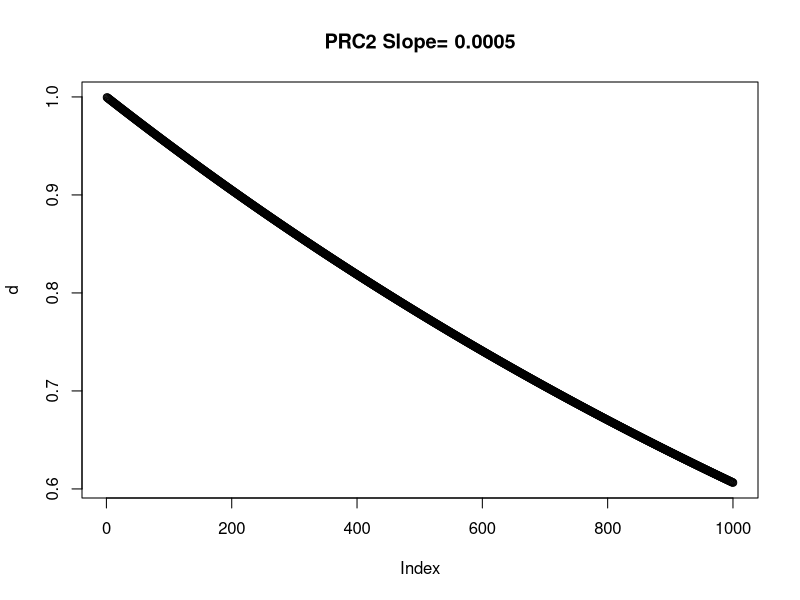
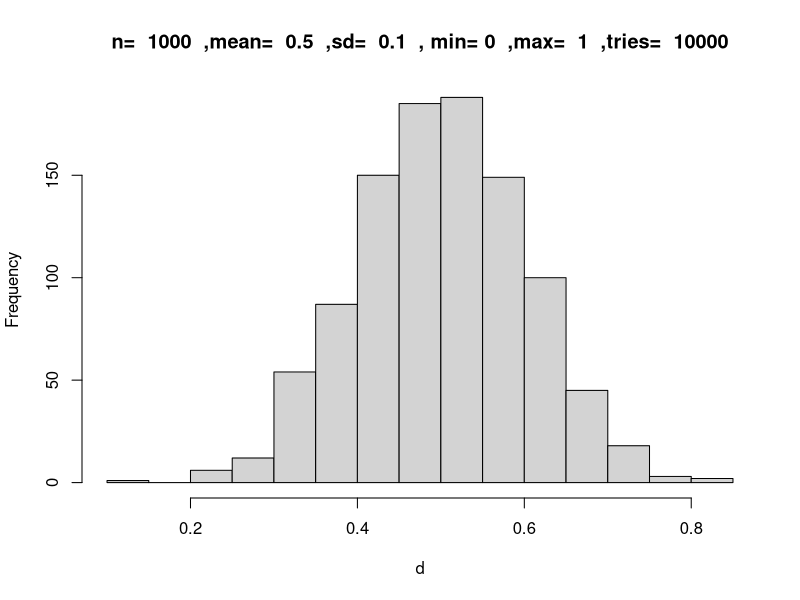
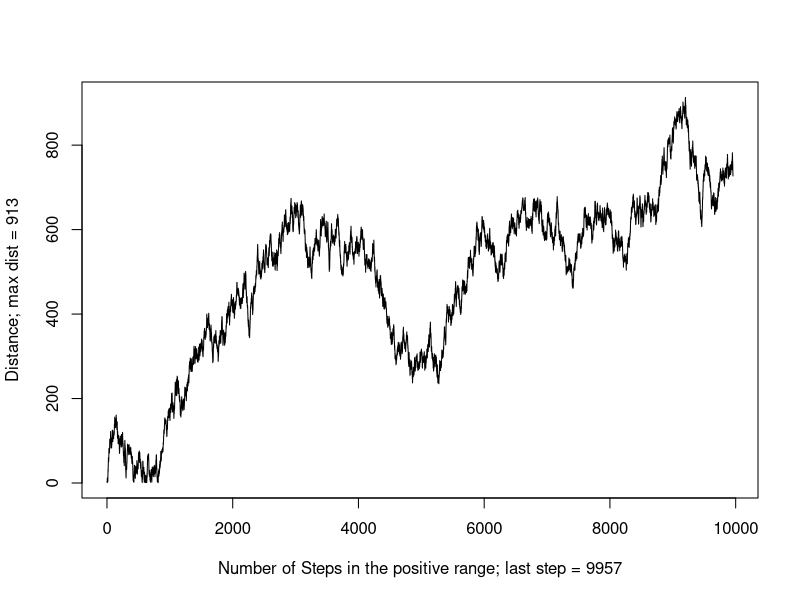

These figures' R source, in order: (Note: a time limit stopped this script after it produced the figures.)
#### 1- Preparing Simulation ####
rm(list=ls())
par(mfrow=c(1,1))

# this_version = a prefix to the results' directory which contains information on the parameters and a version name. Just to keep tracks of versions.
this_version="A6.1-Constant-prc2location-H3.3-Only-in-OpenChr-Prob-K27M"

# homdir= any directory on your computer where you want to store the simulation results and plots, please make sure you have permission to write
homedir="~/Desktop/Desktop_June_2018/Histone_Mark_Simulation/Constant_clock/"

# Please do not change this, this is to avoid the scietific connotation in the results
options(scipen=999)

#### 2- Defining parameters ####
# Length of the chromatin (i.e. number of uncleosomes)
chromlength=1000

# For the purpose of plotting
snapshot_interval=100


# Population size (number of chromatins)
populationSize=100

# Keeping record of populations' different marks throughout the life-time.
# This is a list that at each timer tick, a dataframe will be added to. These data frames contain the summation of the entire populations' 4 marks.
# This list will be used for plotting the average values of the entire population for chromosome plots at each interval (set by user) and the average plots for 4 different marks
# as well as where the simulation should stop based on the variance changes in the average values between consecutive timer ticks
population_history<-list()

# Maximum number of cycles (maximum) before the simulation stops. This will reach only if we don't get to a steady state before
life=10000
var_threshold=0.00001

# Transition probabilities, the first number is the current state the second number os the next state, e.g. Tp01 means the probability of transitioning from K27me0 to K27me1 and so on.
# Note that adding me to higher methylation states is apparently harder thus the diffrence
Tp00=0.08
Tp01=0.92
Tp02=0
Tp03=0

Tp11=0.15
Tp12=0.85
Tp13=0

Tp22=0.44
Tp23=0.56

# The probability of mitosis happening at any move of PRC2
mitosis_prob=0.00008

# Distribution of the genes, and other mark domains. It can be a list of several domains. Be careful with overlaps and going over the chromosome length
genic_structure=list(c(981,1000))
expression_structure=list(c(981:1000))
openchromatin=list(c(0:99),c(400:499))
k36me2_structure=list(c(981,1000))
k36me3_structure=list(c(981,1000))

# 5% of the genome but mostly found in expressed genes (open chromatin regions)
K27Mprobability=0.5

# likelihood of H3.3 to appear on a nucleosome in open chromatin
h33probInOpenChr=0.8

#Length of open chromatin
openChrlength=sum(sapply(openchromatin, length))

# Probability of H3 outside of oepn chromatin
h33probInChr=(openChrlength-(openChrlength*h33probInOpenChr))/(chromlength-openChrlength)

# The value below shows how long K27M in scale of timer ticks prc2location will stall the PRC2. In other words, if the probability of mitosis is 1/1000 and the value below is 1/10, that means K27M will stall PRC2 100 times more than its regular speed which is 1000 rounds per mitosis.
stallingforK27M=50

# How much K36me2 affects the deposition of K27me3 (zero= completely prevents it, 1= not affecting at all) This value will be multiplied by the probability of the deposition, thus closer to 0 means lowering the probability more.
k36me2Effect=0.1

# How much K36me3 affects the deposition of K27me3 (zero= completely prevents it, 1= not affecting at all) This value will be multiplied by the probability of the deposition, thus closer to 0 means lowering the probability more.
k36me3Effect=0

# Peakiness of K36me2 and K36me3 [0,0.1] (0 is a uniform block, 0.1 is a very sharp peak)
K36_slope=0.0005

# Slope of PRC2 falling off [0,0.1] (0 is a non-falling off, 0.1 is a very sharp slope)
prc2_slop=0.0005

# This factor indicates how big the previous nucleosome's status affects the deposition of K27me3. i.e. 2 means it makes it twice as likely, 10 means times likely etc.
neighborK27me3bonus=10

# Set this to zero if you want to avoid random walk movement for PRC2 and 1 if you want the random walk as the prc2 movement model with the parameters set below
randomwk=0

# If the random walk model is set, this value sets the maximum number of steps for PRC2 before it falls off the chromatin
maximumsteps=10000

# The maximum size of each step in random walk model
stepsize=10





# Creating a directory to save the plots
#newdir=paste(homedir,this_version,"-",gsub(":","_",gsub(" ","-",date())),"-","chrmlngth_",chromlength,"-pop_",populationSize,"-add01-12-23_0213-",Tp01,"-",Tp12,"-",Tp23,"-",Tp02,"-mitosis_prob_",mitosis_prob,"_Randomwalk_",randomwk,"_neighbor_",neighborK27me3bonus,"x","/",sep = "")
#system(paste("mkdir -p ",newdir,sep = ""))
#system(paste("mkdir -p ",newdir,"cell1/",sep = ""))
#setwd(newdir)





#### Defining the probability of PRC2 falling off chromatin based on nucleosomeNumber and length of the chromosome
slope <- function(current_position,slope_factor)
{
  # this changed: prc2hl()--> slope()
  hl<-(1-slope_factor)^current_position
  return(hl)
}




#### Testing PRC2 half life slope
# Testin prc2hl
d<-c()
for (z in 1:1000)
{
  d<-c(d,slope(z, prc2_slop))
}
plot(d, main = paste("PRC2 Slope= ",prc2_slop,sep = ""))


#### Defining normal distribution with min and max and mean and sd
mysamp <- function(n, m, s, lwr, upr, nnorm) {
  samp <- rnorm(nnorm, m, s)
  samp <- samp[samp >= lwr & samp <= upr]
  if (length(samp) >= n) {
    return(sample(samp, n))
  }  
  stop(simpleError("Not enough values to sample from. Try increasing nnorm."))
}





#### Testing Normal distribution shape
##### Drawing a normal distribution with n values, standard deviation of sd with predefined minimum, maximum and average values from a pool of nnorm values.
# Testin prc2hl
d<-c()
n=1000
m=0.5
s=0.1
lwr=0
upr=1
nnorm=10000
d<-mysamp(n,m,s,lwr,upr,nnorm)
hist(d, main = paste("n= ",n," ,mean= ",m," ,sd= ",s, " , min=",lwr," ,max= ",upr," ,tries= ",nnorm))




#### 3- Instructions for creating chromatin zero (with predefined Size and all the marks and structures set to 0) ####
createNakedChromatin <- function(chromSize)
{
  chromatin<-data.frame(integer(chromSize),integer(chromSize),integer(chromSize),integer(chromSize),integer(chromSize),integer(chromSize),integer(chromSize),integer(chromSize),integer(chromSize),integer(chromSize),integer(chromSize),integer(chromSize),double(chromSize))
  colnames(chromatin)<-c("N","S","me0","me1","me2","me3","K36me2","K36me3","genic","expression","h33","K27M","prc2_falling_chance")
  for (s in 1:chromSize)
  {
    chromatin$N[s]=s
    chromatin$S[s]=0
    chromatin$me0[s]=1
    chromatin$me1[s]=0
    chromatin$me2[s]=0
    chromatin$me3[s]=0
    chromatin$K36me2[s]=0
    chromatin$K36me3[s]=0
    chromatin$genic[s]=0
    chromatin$expression[s]=0
    chromatin$h33[s]=0
    chromatin$K27M=0
    chromatin$prc2_falling_chance=0
  }
  results<-list("add1"=0,"add2"=0,"add3"=0,"add0"=0,"rando"=0,"prc2_attached"=1,"chr"=chromatin)
  return(results)
}


#### 4- Functions for modifying chromatin zero ####

## 4-1: Adding genic structure
depositgene<-function(chrom,genic_structure)
{
  for (k in genic_structure)
  {
    start=k[1]
    end=k[length(genic_structure[k])]
    for (q in start:end)
    {
      chrom$genic[q]=1
    }
  }
  return(chrom)
}


## 4-2: Adding uniform expression
depositexpression<-function(chrom,expression_structure)
{
  for (k in expression_structure)
  {
    start=k[1]
    end=k[length(expression_structure[k])]
    for (q in start:end)
    {
      chrom$expression[q]=1
    }
  }
  return(chrom)
}


#### 4-3: Adding K36me2 and K36me3

### First, defining the type of peak (how sharp or flat)
shapeOfK36mark<-function(start,end,K36_slope)
{
  d1<-c()
  k36memarklength=(end-start)/2
  K36peakiness = K36_slope
  for (i in 1:k36memarklength)
  {
    d1<-c(d1,slope(i, K36peakiness))
  }
  d2<-rev(d1)
  d<-c(d2,d1)
  return(d)
}



### 4-4: depositing k36me2 mark based on the peak model
depositk36me2<-function(chrom,k36me2_structure)
{
  for (k in k36me2_structure)
  {
    start=k[1]
    end=k[length(k36me2_structure[k])]
    i=1
    for (q in start:end)
    {
      if (!is.na(shapeOfK36mark(start,end,K36_slope)[i]) && shapeOfK36mark(start,end,K36_slope)[i] > runif(n=1,min=0,max=1))
      {
        chrom$K36me2[q]=1
      } else { chrom$K36me2[q]=0 }
      i=i+1
    }
  }
  chrom$K36me2[is.na(chrom$K36me2)] <- 0
  return(chrom)
}


### 4-5: depositing k36me3 mark based on the peak model
depositk36me3<-function(chrom,k36me_structure)
{
  for (k in k36me3_structure)
  {
    start=k[1]
    end=k[length(k36me3_structure[k])]
    i=1
    for (q in start:end)
    {
      if (!is.na(shapeOfK36mark(start,end,K36_slope)[i]) && shapeOfK36mark(start,end,K36_slope)[i] > runif(n=1,min=0,max=1))
      {
        chrom$K36me3[q]=1
      } else { chrom$K36me3[q]=0 }
      i=i+1
    }
  }
  chrom$K36me3[is.na(chrom$K36me3)] <- 0
  return(chrom)
}


####4-6-0: Distribution of H3.3 in Open chromatin
## around 10% of the nucleosomes have H3.3 which are the histones that get mutated (with ~50% likelihood)
## These histones are mainly concentrated in open chromatin (likelihoods can change). 
## Thiss function defines the distribution of H3.3 (in open chromatin as long as rest of the genome with lower likelihood)



addH33 <- function(chrom,openchromatin,h33probInChr,h33probInOpenChr)
{
  for (k in 1:nrow(chrom))
  {
    j=0
    for (i in 1:length(openchromatin))
    { 
      if (k %in% openchromatin[[i]])
      {
      j=1
      } 
    }
    
    if(j==1)
    {
    
      if (runif(n=1,min = 0,max=1) <= h33probInOpenChr)
      {
      chrom$h33[k]=1
      }
    }
    else if(j==0)
    {
    if (runif(n=1,min = 0,max=1) <= h33probInChr)
      {
      chrom$h33[k]=1
      }
    }
  }
return(chrom)
}


#### 4-6: Adding K27M mutation
## below is the changed version based on the presence of H3.3 only in open chromatin i.e. expression_structure
## around 10% of H3s are H3.3 and around half of them are mutated
addk27m <- function(chrom)
{
  for (k in 1:nrow(chrom))
  {
    check=runif(n=1,min = 0,max=1)
    if (check < K27Mprobability && chrom$h33[k]==1)
    {
      chrom$K27M[k]=1
    }
  }
  return(chrom)
}

#### 4-7: PRC2 random-walking on the chromatin
randomwalkme<-function(chromlength,maxstepsize,maxsteps)
{
  d<-c()
  distance=0
  chromlength=chromlength
  i=1
  while(abs(distance) <= chromlength && i < maxsteps){
    right=round(runif(n=1,min=1,max=maxstepsize),digits = 0)
    left=round(runif(n=1,min=-1*(maxstepsize),max=-1),digits = 0)
    distance=distance+sample(x = c(left,right),size = 1,replace = T,prob = c(0.5,0.5))
    if (distance < 0)
    {
      distance=0
    }
    d<-c(d,distance)
    i=i+1
  }
  d<-subset(d,d[]>0 & d[] <=chromlength)
  if(length(d)<1) {d=1}
  return(d)
}

##### Testing Randomwalk function
test<-randomwalkme(1000,10,10000)
plot(test,type="l",ylab = paste("Distance; max dist = ",max(test),sep=""),xlab = paste("Number of Steps in the positive range; last step = ",length(test),sep=""))



## If randomwalk is chosen for PRC2 move, the "PRC2moveVector" variable which is an vector made of randomwalked variables will be the order of PRC2 moves, otherwise, if randomwalk is set to zero, it'll be a vector of 0 to size of the chromatin.
if (randomwk==0)
{
  PRC2moveVector=c(1:chromlength)
} else 
{
  PRC2moveVector=randomwalkme(chromlength,stepsize,maximumsteps)
}


#### Creating chromatin zero
chromatin<-createNakedChromatin(chromlength)
### Preparing the naked chromosome for K27me1,2,3 simulation by deposition of predefined K36me2,3 marks as well as defining genic regions, K27M mutation in open chromatin, and expression in different regions

chromatin[["chr"]]<-depositgene(chromatin[["chr"]],genic_structure)
chromatin[["chr"]]<-depositexpression(chromatin[["chr"]],expression_structure)
chromatin[["chr"]]<-depositk36me2(chromatin[["chr"]],k36me2_structure)
chromatin[["chr"]]<-depositk36me3(chromatin[["chr"]],k36me3_structure)



#### 4-8: Defining mitosis function
mitosis <- function (chromatin){
  for (i in 1:nrow(chromatin)) 
  {
    check=runif(n=1,min = 0,max=1)
    if (check > 0.5)
    {
      chromatin$S[i]=0
      chromatin$me0[i]=1
      chromatin$me1[i]=0
      chromatin$me2[i]=0
      chromatin$me3[i]=0
    }
  }
  return (chromatin)
}
# Testing mitosis
# test<-chromatin[["chr"]]
# test$S=1
# test$me1=1
# test$me0=0
# test2<-mitosis(test)
# View(test)
# View(test2)
# 



#### 4-9: Depositing K27 me marks on each nucleosome
deposit<-function(chromatin,nucleosomeNumber)
{
  
  #choosing a random number between 0 and 1 for testing with the probability of each scenario
  rando=runif(n=1,min=0,max=1)  
  
  
  #When PRC2 makes it to each nucleosome, checks the current state (S). If the current state shows no K27me (1,2, or 3)   
  if (chromatin[["chr"]]$S[nucleosomeNumber] == 0)
  {
    #If the random generate number falls between zero and Tp00 (times the chance of falling off) nothing changes
    if (rando < Tp00)
    {
      chromatin[["chr"]]$S[nucleosomeNumber]=0
      chromatin[["chr"]]$me0[nucleosomeNumber]=1
      chromatin[["chr"]]$me1[nucleosomeNumber]=0
      chromatin[["chr"]]$me2[nucleosomeNumber]=0
      chromatin[["chr"]]$me3[nucleosomeNumber]=0
    } 
    # If it falls between zero and Tp01(*fall off chance), changes the S from 0 to 1
    else if(rando < Tp01) {
      chromatin[["chr"]]$S[nucleosomeNumber]=1
      chromatin[["chr"]]$me0[nucleosomeNumber]=0
      chromatin[["chr"]]$me1[nucleosomeNumber]=1
      chromatin[["chr"]]$me2[nucleosomeNumber]=0
      chromatin[["chr"]]$me3[nucleosomeNumber]=0
    } 
    # If it falls between zero and Tp02(*fall off chance), changes the S from 0 to 2
    else  if(rando < Tp02) {
      chromatin[["chr"]]$S[nucleosomeNumber]=2
      chromatin[["chr"]]$me0[nucleosomeNumber]=0
      chromatin[["chr"]]$me1[nucleosomeNumber]=0
      chromatin[["chr"]]$me2[nucleosomeNumber]=1
      chromatin[["chr"]]$me3[nucleosomeNumber]=0
    } 
    # If it falls between zero and Tp03(*fall off chance), changes the S from 0 to 3
    else  if(rando < Tp03) {
      chromatin[["chr"]]$S[nucleosomeNumber]=3
      chromatin[["chr"]]$me0[nucleosomeNumber]=0
      chromatin[["chr"]]$me1[nucleosomeNumber]=0
      chromatin[["chr"]]$me2[nucleosomeNumber]=0
      chromatin[["chr"]]$me3[nucleosomeNumber]=1
    }
  }
  ## Same story as above if the current state is 1
  else if (chromatin[["chr"]]$S[nucleosomeNumber] == 1)  {
    if(rando < Tp11)
    {
      chromatin[["chr"]]$S[nucleosomeNumber]=1
      chromatin[["chr"]]$me0[nucleosomeNumber]=0
      chromatin[["chr"]]$me1[nucleosomeNumber]=1
      chromatin[["chr"]]$me2[nucleosomeNumber]=0
      chromatin[["chr"]]$me3[nucleosomeNumber]=0
    } else if(rando < Tp12) {
      chromatin[["chr"]]$S[nucleosomeNumber]=2
      chromatin[["chr"]]$me0[nucleosomeNumber]=0
      chromatin[["chr"]]$me1[nucleosomeNumber]=0
      chromatin[["chr"]]$me2[nucleosomeNumber]=1
      chromatin[["chr"]]$me3[nucleosomeNumber]=0
    } else  if(rando < Tp13) {
      chromatin[["chr"]]$S[nucleosomeNumber]=3
      chromatin[["chr"]]$me0[nucleosomeNumber]=0
      chromatin[["chr"]]$me1[nucleosomeNumber]=0
      chromatin[["chr"]]$me2[nucleosomeNumber]=0
      chromatin[["chr"]]$me3[nucleosomeNumber]=1
    } 
  } 
  ## Same story as above if the current state is 2, except here we have the bonus for the previous nucleosome having K27me3 mark
  else if (chromatin[["chr"]]$S[nucleosomeNumber] == 2)  {
    if(rando < Tp22)
    {
      chromatin[["chr"]]$S[nucleosomeNumber]=2
      chromatin[["chr"]]$me0[nucleosomeNumber]=0
      chromatin[["chr"]]$me1[nucleosomeNumber]=0
      chromatin[["chr"]]$me2[nucleosomeNumber]=1
      chromatin[["chr"]]$me3[nucleosomeNumber]=0
    } else if(rando < Tp23)  {
      chromatin[["chr"]]$S[nucleosomeNumber]=3
      chromatin[["chr"]]$me0[nucleosomeNumber]=0
      chromatin[["chr"]]$me1[nucleosomeNumber]=0
      chromatin[["chr"]]$me2[nucleosomeNumber]=0
      chromatin[["chr"]]$me3[nucleosomeNumber]=1
    }
  }
  #  print (paste("rando: ",rando,sep=""))
  return(chromatin)
}




## Creating the initial population 
population<-list()
#currentpop<-list()  
currentpop<-list("prc2location"=1,"chr"=createNakedChromatin(chromlength)[["chr"]])  
currentpop[["chr"]]$me0=0


me0avg<-c()
me1avg<-c()
me2avg<-c()
me3avg<-c()
k36me2avg<-c()
k36me3avg<-c()
k27mavg<-c()


# Deciding where the K27M mutated nucleosomes will appear on the chromatin
thispopulationk27mdistribution<-chromatin[["chr"]]$K27M


#### 5- RUNNING POPULATION SIMULATION  ####
# Setting up the population abd the simulation parameters

stall=0
prc2location=1
timer=1
mitosis_count=0
prc2_round_counter=0

#### Create the naked chromatin for the population simulation
for (p in 1:populationSize)
{
  population[[p]]<-createNakedChromatin(chromlength)
  population[[p]][["chr"]]<-depositk36me2(population[[p]][["chr"]],k36me2_structure)
  population[[p]][["chr"]]<-depositk36me3(population[[p]][["chr"]],k36me3_structure)
  population[[p]][["chr"]]<-depositgene(population[[p]][["chr"]],genic_structure)
  population[[p]][["chr"]]<-depositexpression(population[[p]][["chr"]],expression_structure)
  population[[p]][["chr"]]<-addH33(population[[p]][["chr"]],openchromatin,h33probInChr,h33probInOpenChr)
  population[[p]][["chr"]]<-addk27m(population[[p]][["chr"]])
  
}  

## Testing the distribution of H3.3 and K27M
populationTotal<-data.frame(integer(chromlength),integer(chromlength))
colnames(populationTotal)<-c("h33","k27m")
for (i in 1:populationSize)
{
  populationTotal$h33<-populationTotal$h33+population[[i]][["chr"]]$h33
  populationTotal$k27m<-populationTotal$k27m+population[[i]][["chr"]]$K27M
}
## End of test


## Initializing the plotting events
population_Marks_sum<-data.frame(me0=integer(chromlength),me1=integer(chromlength),me2=integer(chromlength),me3=integer(chromlength))
population_Marks_sum$me0=0
population_Marks_sum$me1=0
population_Marks_sum$me2=0
population_Marks_sum$me3=0


average_values0<-c()
average_values1<-c()
average_values2<-c()
average_values3<-c()



#@@@@@@@@@@@@@@@@@@@@@@@@@@@@@@@@@@@@@@@@@@@@@@@@@@@@@@@@@@@@@@@@@@@@@@@@@@@  
# Begginning of timer's life
prc2pathindex=1
breaking=0
while (timer)
{
  
  if(prc2location%%1000==0 || prc2location==1){print (paste("Timer: ",timer," > prc2location: ",prc2location,sep = ""))}
  
  ### Check if the prc2 has reached the end of chromosome and if so, reset it to first nucleosome  
  if ((prc2location-1) %% chromlength == 0) 
  {
    if(randomwk==1){
      prc2path<-randomwalkme(chromlength,stepsize,life)
    } else if (randomwk==0) {prc2path<-c(1:chromlength)}
    
    prc2pathindex=1
    prc2location=1
    prc2_round_counter=prc2_round_counter+1
    
  }
  
  ### Checking out if PRC2 is still attached
  
  
  #### If the simulation has been going on for at least one round of time, then start the deposition
  if (prc2location > 0 && timer > 0) ### Start of the actual deposition 
  {
    prc2_threshold<-slope((prc2location),prc2_slop)
    
    for (p in 1:populationSize) ## We go position by position across all individuals in the population
    {
      if(population[[p]][["chr"]]$prc2_falling_chance[prc2location] <= prc2_threshold || prc2location==1)
      {
        population[[p]]$prc2_attached=1
      }
      else {
        population[[p]]$prc2_attached=0
        population[[p]][["chr"]]$prc2_falling_chance[prc2location]=1
      }
      
      ####### Now if PRC2 is attached:
      if (population[[p]]$prc2_attached==1)
      {
        population[[p]]<-deposit(population[[p]],prc2location)
        population[[p]][["chr"]]$prc2_falling_chance[prc2location] <- runif(1,min = 0,max=1)
      }
      mitosis_chance=runif(n=1,min=0,max=1)
      if (mitosis_chance < mitosis_prob )
      {
        population[[p]][["chr"]]<-mitosis(population[[p]][["chr"]])
        mitosis_count=mitosis_count+1
        mitosis_chance=0
        print(paste("individual: ",p," > timer: ",timer," > prc2 round: ",prc2_round_counter,sep=""))
      }
      if(prc2location%%snapshot_interval==0 || timer==1)
      {      
        population_Marks_sum$me0<-population_Marks_sum$me0+population[[p]][["chr"]]$me0
        population_Marks_sum$me1<-population_Marks_sum$me1+population[[p]][["chr"]]$me1
        population_Marks_sum$me2<-population_Marks_sum$me2+population[[p]][["chr"]]$me2
        population_Marks_sum$me3<-population_Marks_sum$me3+population[[p]][["chr"]]$me3
        if(p==populationSize)
        {
          print (paste("prc2location=",prc2location,"~",chromlength," > p=",p,"~",populationSize))
          average_values0<-c(average_values0,sum(population_Marks_sum$me0)/(populationSize*chromlength))
          average_values1<-c(average_values1,sum(population_Marks_sum$me1)/(populationSize*chromlength))
          average_values2<-c(average_values2,sum(population_Marks_sum$me2)/(populationSize*chromlength))
          average_values3<-c(average_values3,sum(population_Marks_sum$me3)/(populationSize*chromlength))
          population_Marks_sum$me0=0
          population_Marks_sum$me1=0
          population_Marks_sum$me2=0
          population_Marks_sum$me3=0
          
          # Check if K27me3 has reached plateau (variance of the last 5 average values < 0.001)
          if(length(average_values3) > 5)
          {
            var3<-var(average_values3[(length(average_values3)-5):length(average_values3)])
            var2<-var(average_values2[(length(average_values2)-5):length(average_values2)])
            var1<-var(average_values1[(length(average_values1)-5):length(average_values1)])
            var0<-var(average_values0[(length(average_values0)-5):length(average_values0)])
            
            if((var3 < var_threshold && var2 < var_threshold && var1 < var_threshold && var0 < var_threshold) || timer==life)
            {
              #print (paste("breaking time:",timer,sep=""))
              breaking=1;
            }
          }
        }
      }
    }
    
    
    # Stall starts at zero. At the end of each timer round, stall is checked, if zero, 
    # that means there was no K27M at the position where prc2 is landed at the time=timer and it can move on, 
    # if stall was larger than zero, then it means there was a K27M and the prc2location cannot change 
    # unless the stall surpasses a threshold (for example 50 which equals to timer cycle going on for 50 rounds or 
    # in other words the prc2 has been stalled for 50 round)
    if (population[[p]][["chr"]]$K27M[(prc2location+1)]==1 && prc2location<1000)
    {  
      stall=stall+1
    }
    
  } ### End of actions if prc2 is located farther than the start point and timer > 0
  
  
  timer=timer+1
  if(stall > stallingforK27M || stall ==0)
  {
    stall=0
    prc2pathindex=prc2pathindex+1
    if(prc2pathindex > chromlength){prc2pathindex=1}
    prc2location=prc2path[prc2pathindex]
    
    ## Changing the prc2 attachment chance only if the prc2 is moving
    population[[p]][["chr"]]$prc2_falling_chance<-runif(1,min = 0,max=1)
  } else {prc2location=prc2location}
  
  
  if(breaking==1)
  {
    print (paste("breaking time:",timer,sep=""))
    break; 
  }
  
  #@@@@@@@@@@@@@@@@@@@@@@@@@@@@@@@@@@@@@@@@@@@@@@@@@@@@@@@@@@@@@@@@@@@@@@@@@@@  
} ### End of timer's life


print(paste("Number of mitosis: ",mitosis_count,sep=""))
print(paste("Prc2 Rounds: ",prc2_round_counter,sep=""))

#### 6- Plotting the average values ####

par(mfrow=c(2,2))
yaxis_marks<-seq(from = 0, to = timer, by = snapshot_interval)
plot(average_values0,type = "l",xaxt="n",xlab="Timer",ylab="me0",ylim=c(0,1.2))
axis(1, at=(yaxis_marks/snapshot_interval), labels=yaxis_marks) 
plot(average_values1,type = "l",xaxt="n",xlab="Timer",ylab="me1")
axis(1, at=(yaxis_marks/snapshot_interval), labels=yaxis_marks) 
plot(average_values2,type = "l",xaxt="n",xlab="Timer",ylab="me2")
axis(1, at=(yaxis_marks/snapshot_interval), labels=yaxis_marks) 
plot(average_values3,type = "l",xaxt="n",xlab="Timer",ylab="me3")
axis(1, at=(yaxis_marks/snapshot_interval), labels=yaxis_marks) 


#### 7- Plotting the end chromatin situation ####

plot_df<-data.frame(me0=integer(chromlength),me1=integer(chromlength),me2=integer(chromlength),me3=integer(chromlength))
plot_df$me0=0
plot_df$me1=0
plot_df$me2=0
plot_df$me3=0



for (i in 1:populationSize)
{
  plot_df$me0<-plot_df$me0+population[[i]][["chr"]]$me0
  plot_df$me1<-plot_df$me1+population[[i]][["chr"]]$me1
  plot_df$me2<-plot_df$me2+population[[i]][["chr"]]$me2
  plot_df$me3<-plot_df$me3+population[[i]][["chr"]]$me3
  
}

plot_df<-plot_df/populationSize
par(mfrow=c(6,1))
plot(plot_df$me0,ylim=c(0,1),ylab = "me0",type = "h")
plot(plot_df$me1,ylim=c(0,1),ylab = "me1",type = "h")
plot(plot_df$me2,ylim=c(0,1),ylab = "me2",type = "h")
plot(plot_df$me3,ylim=c(0,1),ylab = "me3",type = "h")
plot(populationTotal$h33/populationSize,ylim=c(0,1),type="h", ylab = "h3.3")
plot(populationTotal$k27m/populationSize,ylim=c(0,1),type="h",ylab="k27m")



### ToDo: To put back the effectors on the probability of depositing marks such as K36me2,3 
### ToDo: To put back the effect of neighboring nucleosomes (last step)
